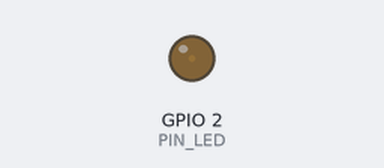
This sketch was run on a simulated ESP32. Shown: output pins drawn as LEDs (lit = HIGH).

Above: at 0.05 s.
At 1.15 s:
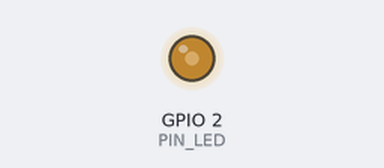
At 2.3 s:
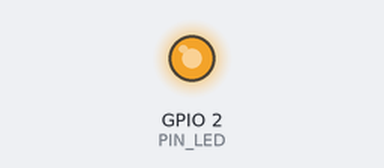
At 4.55 s:
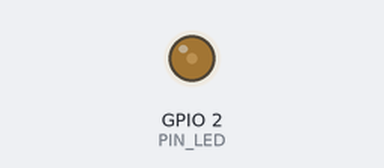
Timing chart, 0 to 6.6 s (numbered marks = the images above):
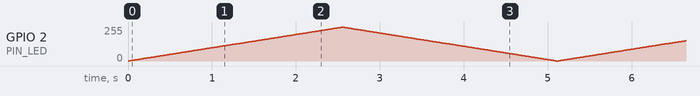

The sketch:

04.1_BreathingLight.ino
```cpp
// Define the LED pin number
#define PIN_LED   2

// Define the PWM channel number
#define CHN       0

// Define the PWM frequency in Hz
#define FRQ       1000

// Define the PWM resolution (8 bits = 256 levels)
#define PWM_BIT   8

void setup() {
  // Configure LED pin for PWM output
  // Parameters: pin, frequency, resolution, channel
  ledcAttachChannel(PIN_LED, FRQ, PWM_BIT, CHN);  //attach the led pin to pwm channel
}

void loop() {
  // Fade the LED in (gradually increase brightness)
  for (int i = 0; i < 255; i++) {
    ledcWrite(PIN_LED, i);  // Set PWM duty cycle
    delay(10);          // Small delay for visible effect
  }

  // Fade the LED out (gradually decrease brightness)
  for (int i = 255; i > -1; i--) {
    ledcWrite(PIN_LED, i);  // Set PWM duty cycle
    delay(10);          // Small delay for visible effect
  }
}
```
